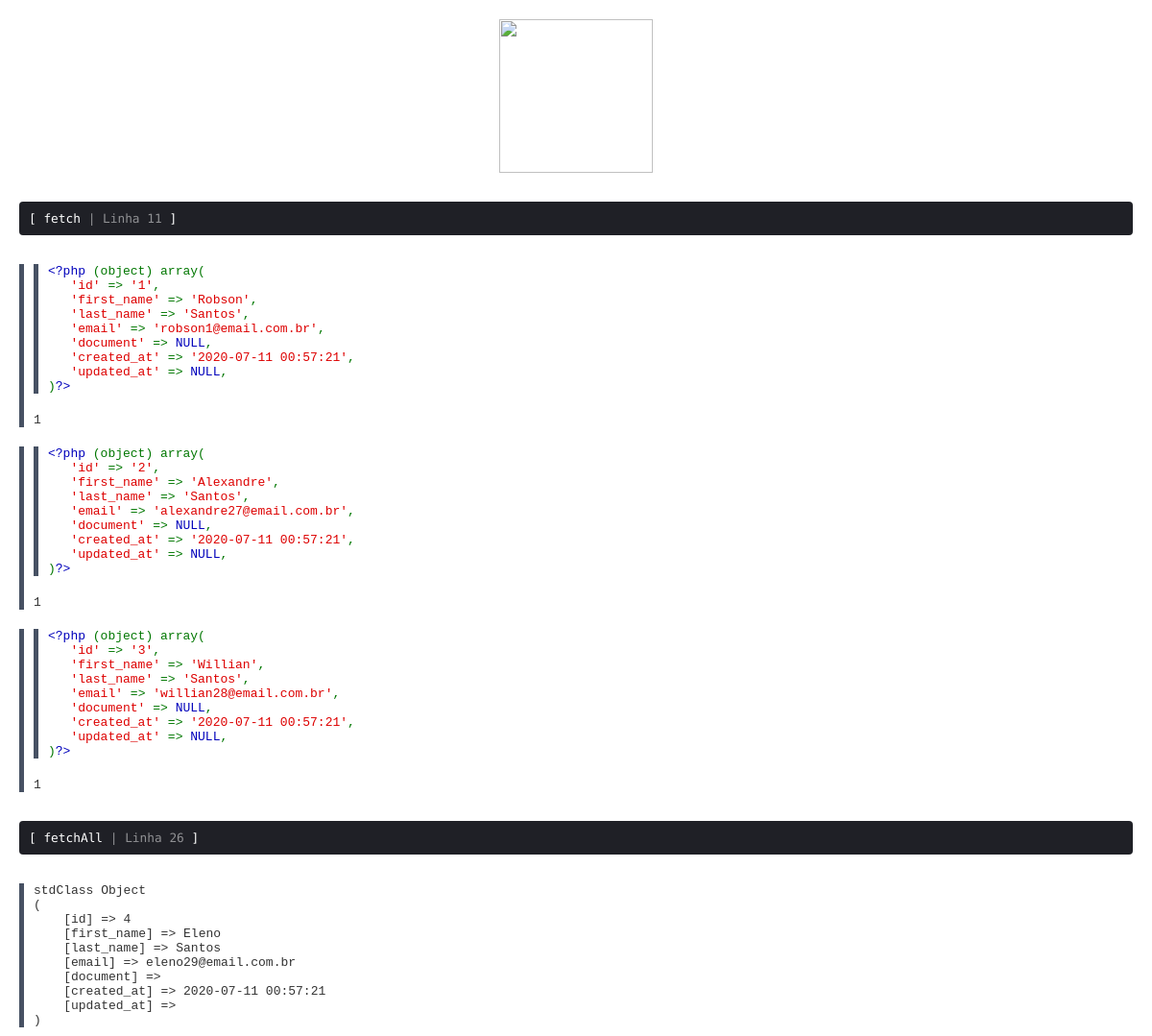
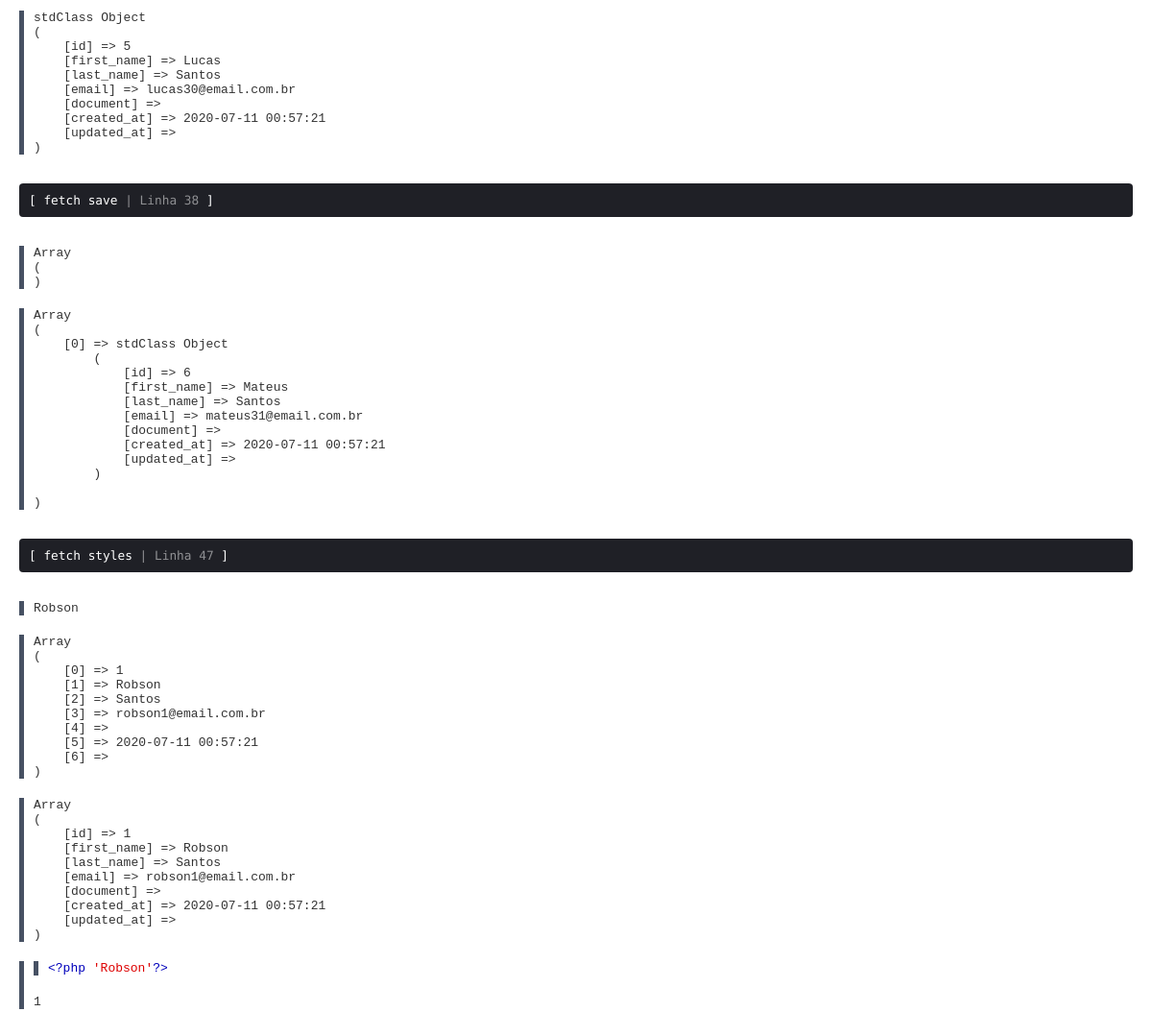
Page /explorando-estilo-de-busca/index.php on the earlier database version (2 pictures, top to bottom).
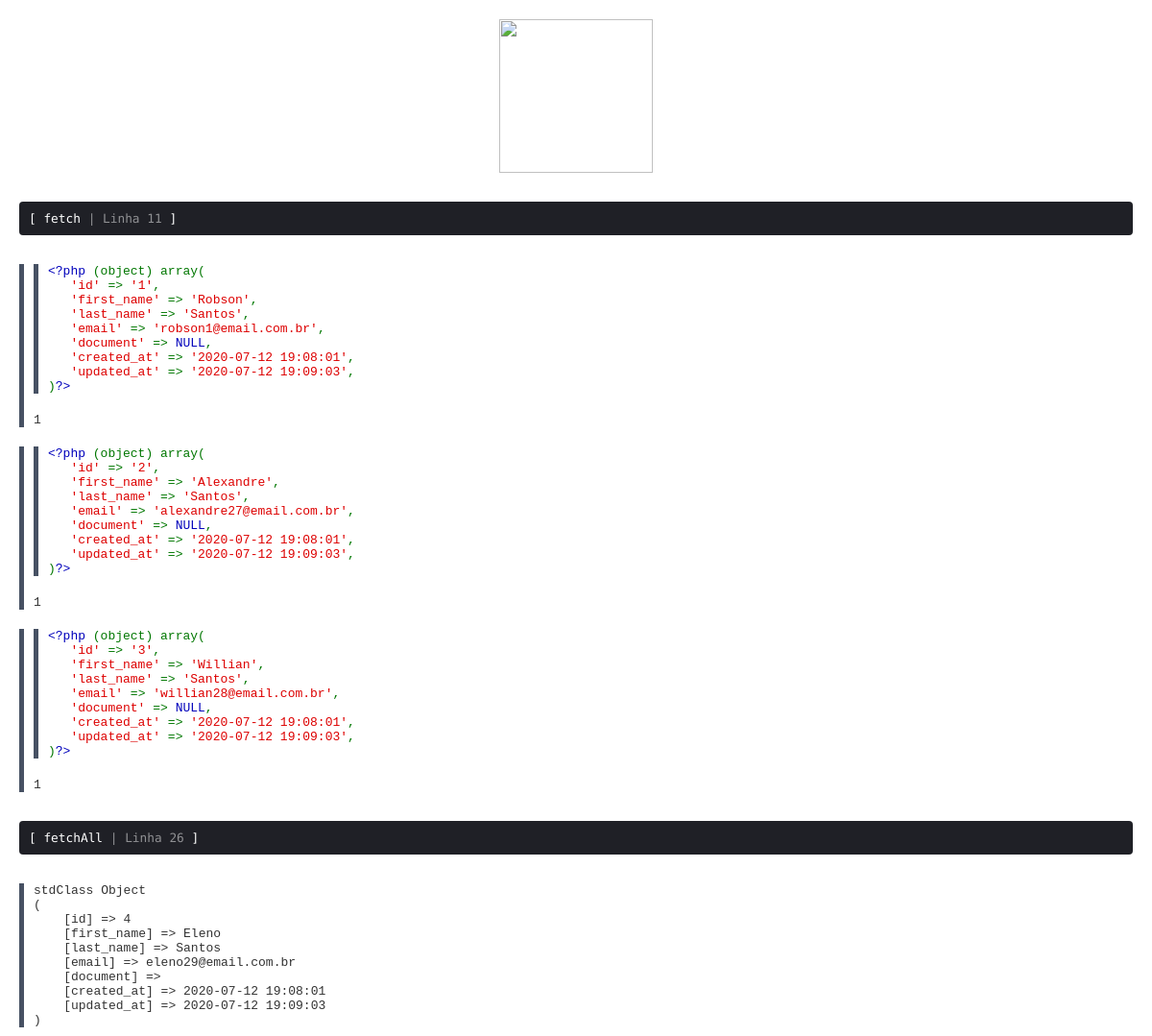
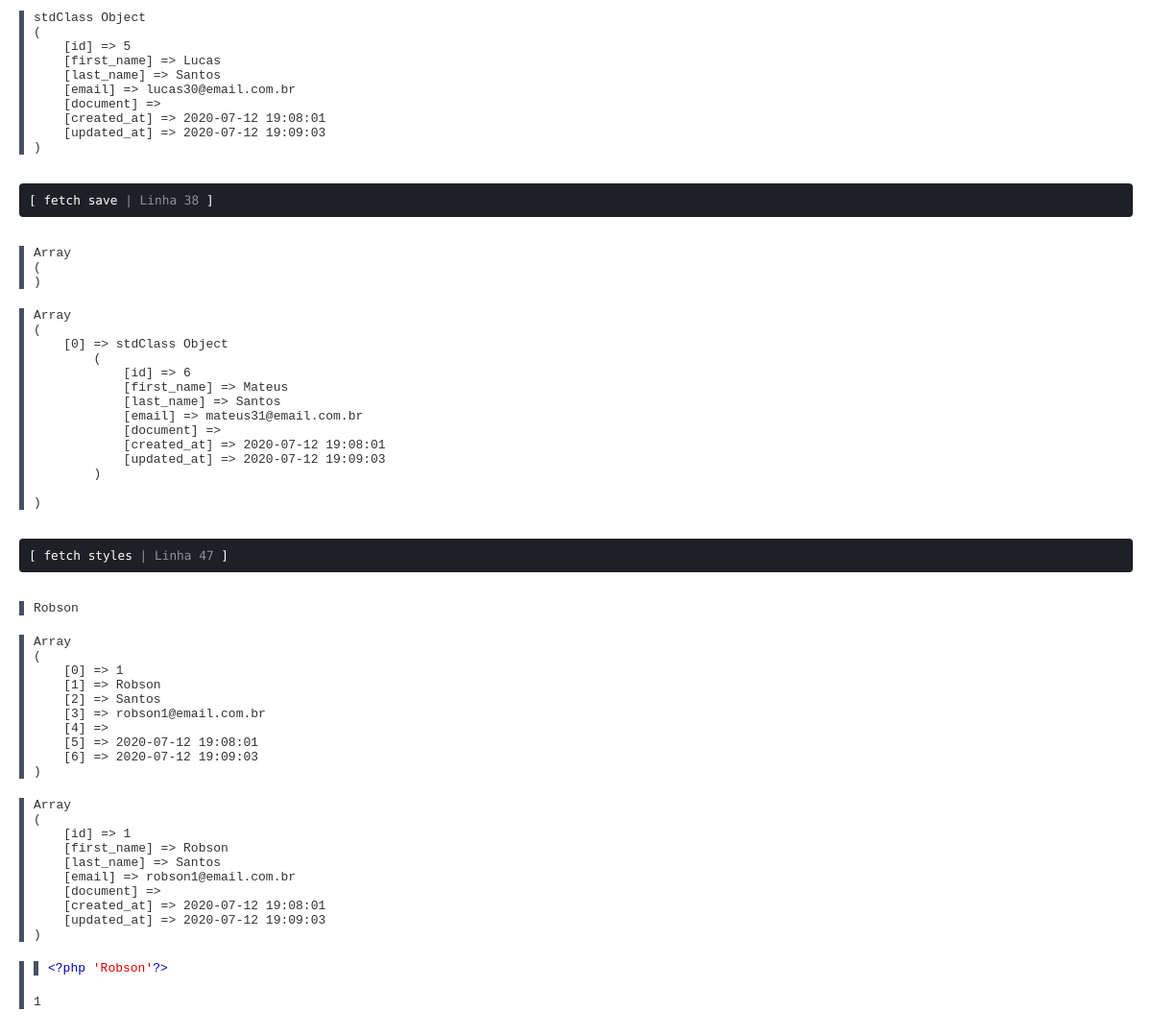
Same page on the later database version (2 pictures, top to bottom).
### tables this page shows
CREATE TABLE `users` (
  `id` int(11) UNSIGNED NOT NULL,
  `first_name` varchar(255) NOT NULL,
  `last_name` varchar(255) NOT NULL,
  `email` varchar(255) NOT NULL,
  `document` varchar(11) DEFAULT NULL,
  `created_at` timestamp NULL DEFAULT current_timestamp(),
  `updated_at` timestamp NULL DEFAULT NULL ON UPDATE current_timestamp()
);

### explorando-estilo-de-busca/source/autoload.php (called while the page is built, shortened)
<?php
spl_autoload_register(function($class){
    $prefix = "Source\\";
    $baseDir = __DIR__."/";
    $len = strlen($prefix);
    $relativeClass = substr($class,$len);
    $file = $baseDir.str_replace("\\","/",$relativeClass).".php";
});

### fullstackphp/fsphp.php (the view, shortened to what this page needs)
<?php
echo "<link rel='stylesheet' href='../fullstackphp/fsphp.css'/>",
"<link rel='icon' href='https://www.upinside.com.br/uploads/fsphpicon.png'/>",
"<img class='logofsphp' src='https://www.upinside.com.br/uploads/fsphp.png'/>";
function fullStackPHPClassSession($session, $line, $color = null)
{
    $line = (!empty($line) ? " <span class='line-session'>| Linha {$line}</span>" : "");
    $session = (!empty($session) ? "[ {$session}{$line} ]" : "");
    $color = (!empty($color) ? "var(--{$color})" : "");
    echo "<div class='code line' style='background-color: {$color}'>{$session}</div>";
}
function pp($data)
{
    echo '<pre>';
    print_r($data);
    echo '</pre>';
}
function dd($data)
{
    echo '<pre>';
    echo highlight_string(
        "<?php " . var_export($data, true) ."?>"
    );
    echo '</pre>';
}

### explorando-estilo-de-busca/index.php (shortened to what this page needs)
<?php
require __DIR__ . '/../fullstackphp/fsphp.php';
require __DIR__ . "/source/autoload.php";
fullStackPHPClassSession("fetch", __LINE__);
$connect = Connect::getInstance();
$read = $connect->query("SELECT * FROM users LIMIT 3");
if(!$read->rowCount()){
    echo "<p class='trigger warning'>Não obteve resultados.</p>";
} else {
    while ($user = $read->fetch()){
        dd($user);
    }
}
$read = $connect->query("SELECT * FROM users LIMIT 3,2");
foreach ($read->fetchAll() as $user) {
    pp($user);
}
$read = $connect->query("SELECT * FROM users LIMIT 1");
foreach ($read->fetchAll() as $user) {
    pp($user->first_name);
}
$read = $connect->query("SELECT * FROM users LIMIT 1");
foreach ($read->fetchAll(PDO::FETCH_NUM) as $user) {
    pp($user);
}
$read = $connect->query("SELECT * FROM users LIMIT 1");
foreach ($read->fetchAll(PDO::FETCH_ASSOC) as $user) {
    pp($user);
}
$read = $connect->query("SELECT * FROM users LIMIT 1");
foreach ($read->fetchAll(PDO::FETCH_CLASS,\Source\Database\Entity\UserEntity::class
) as $user) {
    dd($user->getFirstName());
}

### fullstackphp/fsphp.css (style rules this page uses)
* { margin: 0; padding: 0; }
h1, h2, h3, h4, h5, h6, p, article, pre { margin: 20px 0; padding-left: 10px; border-left: 5px solid var(--fsline); }
.logofsphp { margin-bottom: 30px; display: block; margin: 0 auto 30px auto; width: 160px; max-width: 50%; }
.code { font-family: "Source Code Pro", serif; font-size: 0.8rem; background: var(--fsline); color: #FFFFFF; padding: 20px; -webkit-border-radius: 4px; -moz-border-radius: 4px; border-radius: 4px; vertical-align: middle; }
.code *:first-child { margin-top: 0; }
.line { display: block; padding: 10px; margin: 30px 0; background-color: var(--fsphp); }
.line-session { color: rgba(255, 255, 255, 0.5); }
.line:first-of-type { margin-top: 0; }

Differences in the rows shown:
changed users "<?php 'Robson' ?> 1": data "…NULL , 'created_at' => '2020-07-11 00:57:21' , 'updated_at' => NULL , ) ?> 1" → "…NULL , 'created_at' => '2020-07-12 19:08:01' , 'updated_at' => '2020-07-12 19:09:03' , ) ?> 1"; value "Array ( [0] => 1 [1] => Robson [2] => Santos [3] => robson1@email.com.br [4] => [5] => 2020-07-11 00:57:21 [6] => )" → "Array ( [0] => 1 [1] => Robson [2] => Santos [3] => robson1@email.com.br [4] => [5] => 2020-07-12 19:08:01 [6] => 2020-07-12 19:09:03 )"; value "…[document] => [created_at] => 2020-07-11 00:57:21 [updated_at] => )" → "…[document] => [created_at] => 2020-07-12 19:08:01 [updated_at] => 2020-07-12 19:09:03 )"
changed users (number 2 of 5 on the later page): data "…NULL , 'created_at' => '2020-07-11 00:57:21' , 'updated_at' => NULL , ) ?> 1" → "…NULL , 'created_at' => '2020-07-12 19:08:01' , 'updated_at' => '2020-07-12 19:09:03' , ) ?> 1"
changed users (number 3 of 5 on the later page): data "…NULL , 'created_at' => '2020-07-11 00:57:21' , 'updated_at' => NULL , ) ?> 1" → "…NULL , 'created_at' => '2020-07-12 19:08:01' , 'updated_at' => '2020-07-12 19:09:03' , ) ?> 1"
changed users (number 4 of 5 on the later page): value "…[document] => [created_at] => 2020-07-11 00:57:21 [updated_at] => )" → "…[document] => [created_at] => 2020-07-12 19:08:01 [updated_at] => 2020-07-12 19:09:03 )"
changed users (number 5 of 5 on the later page): value "…[document] => [created_at] => 2020-07-11 00:57:21 [updated_at] => )" → "…[document] => [created_at] => 2020-07-12 19:08:01 [updated_at] => 2020-07-12 19:09:03 )"
Other differences:
text no longer shown: "Array ( ) Array ( [0] => stdClass Object ( [id] => 6 [first_name] => Mateus [last_name] => Santos [email] => mateus31@email.com.br [document] => [created_at] => 2020-07-11 00:57:21 [updated_at] => ) )"
text now shown: "Array ( ) Array ( [0] => stdClass Object ( [id] => 6 [first_name] => Mateus [last_name] => Santos [email] => mateus31@email.com.br [document] => [created_at] => 2020-07-12 19:08:01 [updated_at] => 2020-07-12 19:09:03 ) )"
